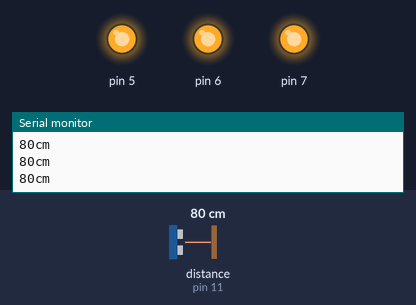
Simulated run of this sketch. Board: Arduino Uno, built with avr-gcc and run on an emulated ATmega328P. On the bench: output pins drawn as LEDs (lit = HIGH), the last lines printed to the serial monitor. Wiring (inferred from the names in the program): ultrasonic range finder: trigger pin 12; echo pin 11. The inputs (shaded band) are chosen by the test bench; at power-on: distance to the obstacle (sensor on pin 11) 80 cm. The echo pulse lasts 58.3 µs per cm; pins used as bus, display or sensor lines are not drawn.

Above: at 1.2 s.
1.3 s: distance to the obstacle (sensor on pin 11) set to 13 cm
2.8 s: distance to the obstacle (sensor on pin 11) set to 10 cm
At 3.8 s:
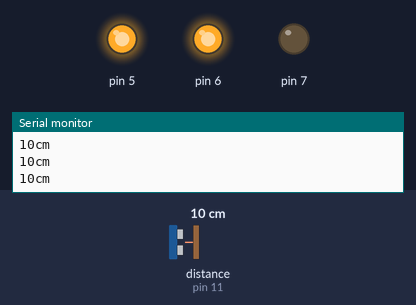
4.5 s: distance to the obstacle (sensor on pin 11) set to 7 cm
At 5.2 s:
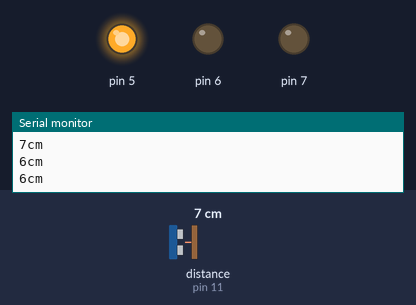
6.0 s: distance to the obstacle (sensor on pin 11) set to 3 cm
At 6.5 s:
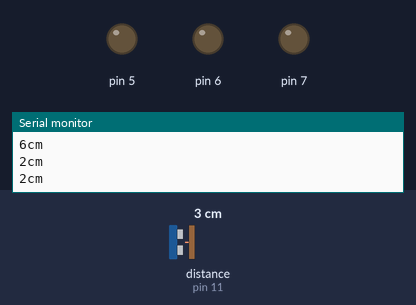
7.5 s: distance to the obstacle (sensor on pin 11) set to 9 cm
At 7.8 s:
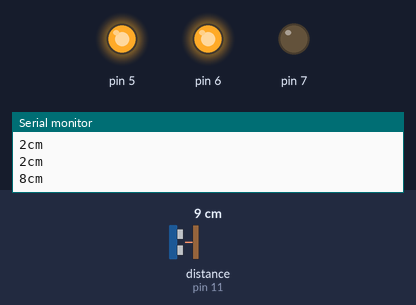
9.0 s: distance to the obstacle (sensor on pin 11) set to 2 cm
At 10.4 s:
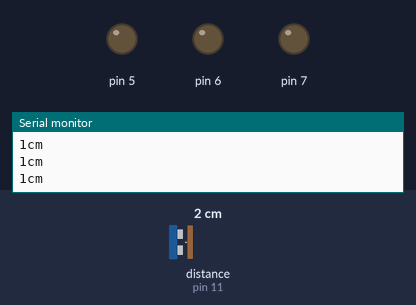
Timing chart, 0 to 11.5 s (numbered marks = the images above; inputs shaded):
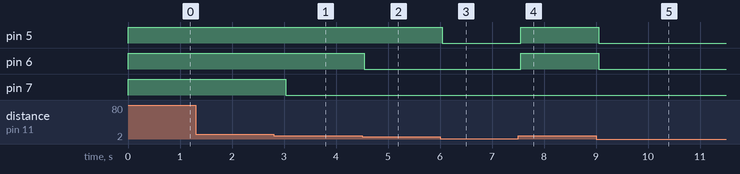

Measured:
- the behaviour switches between 12 and 11 cm on distance to the obstacle (sensor on pin 11) (found by bisection; images 0 and 1)
- the behaviour switches between 9 and 8 cm on distance to the obstacle (sensor on pin 11) (found by bisection; images 1 and 2)
- the behaviour switches between 5 and 4 cm on distance to the obstacle (sensor on pin 11) (found by bisection; images 2 and 3)
- after the input at 2.8 s, pin 7: HIGH → LOW after 0.24 s
- after the input at 4.5 s, pin 6: HIGH → LOW at once
- after the input at 6.0 s, pin 5: HIGH → LOW after 0.05 s
- after the input at 7.5 s, pin 5, pin 6: LOW → HIGH after 0.05 s
- after the input at 9.0 s, pin 5, pin 6: HIGH → LOW after 0.06 s

The sketch:

main.ino
```cpp
#define TRIGGER_PIN 12
#define ECHO_pIN 11

void setup(){
    Serial.begin(9600);
    pinMode(TRIGGER_PIN, OUTPUT);
    pinMode(ECHO_pIN, INPUT);

    pinMode(5, OUTPUT);
    pinMode(6, OUTPUT);
    pinMode(7, OUTPUT);
}

long microsecondsToCentimeters(long microseconds){
    return microseconds/29/2;
}


void ledTurnOn(bool a, bool b, bool c){
  digitalWrite(5,a?HIGH:LOW);
  digitalWrite(6,b?HIGH:LOW);
  digitalWrite(7,c?HIGH:LOW);
}

void loop(){
    long duraction, cm;
    digitalWrite(TRIGGER_PIN,HIGH);
    delayMicroseconds(10);
    digitalWrite(TRIGGER_PIN,LOW);

    duraction = pulseIn(ECHO_pIN, HIGH);
    cm = microsecondsToCentimeters(duraction);

    Serial.print(cm);
    Serial.println("cm");

  if (cm<4) ledTurnOn(0,0,0);
  else if (cm<8) ledTurnOn(1,0,0);
  else if (cm<12) ledTurnOn(1,1,0);
  else ledTurnOn(1,1,1);

    delay(300);
}
```
